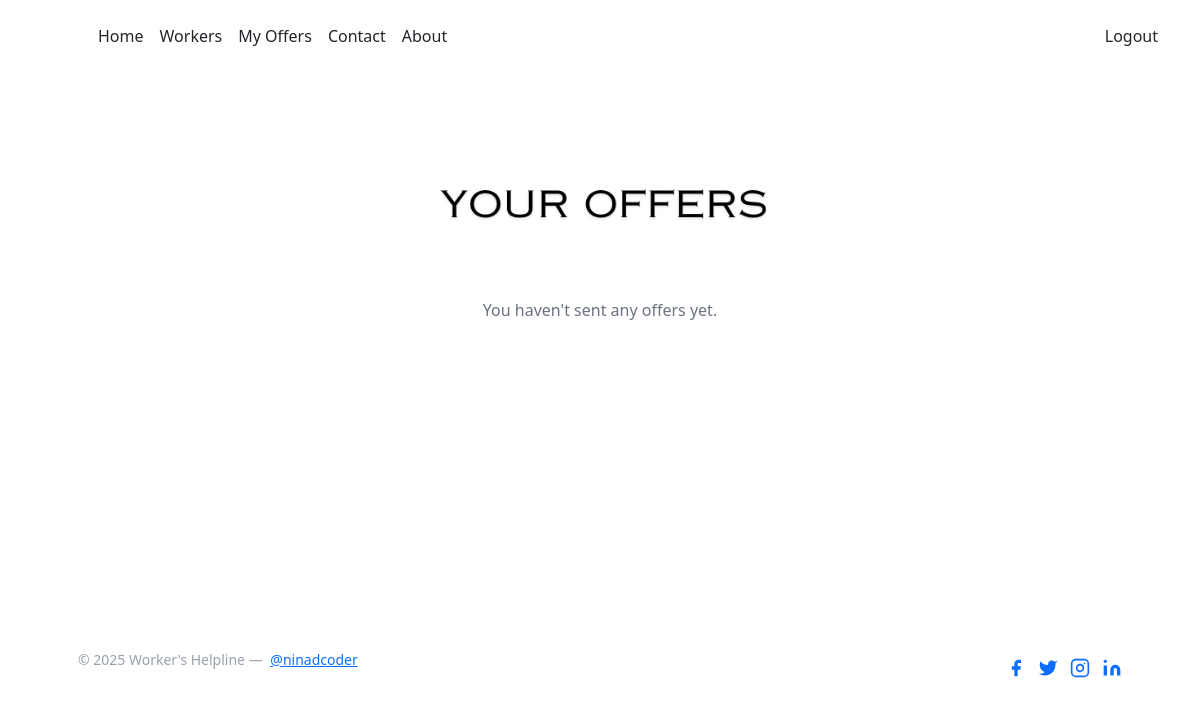
Before: /workers/hirer-offers/ (signed in) with the older database file.
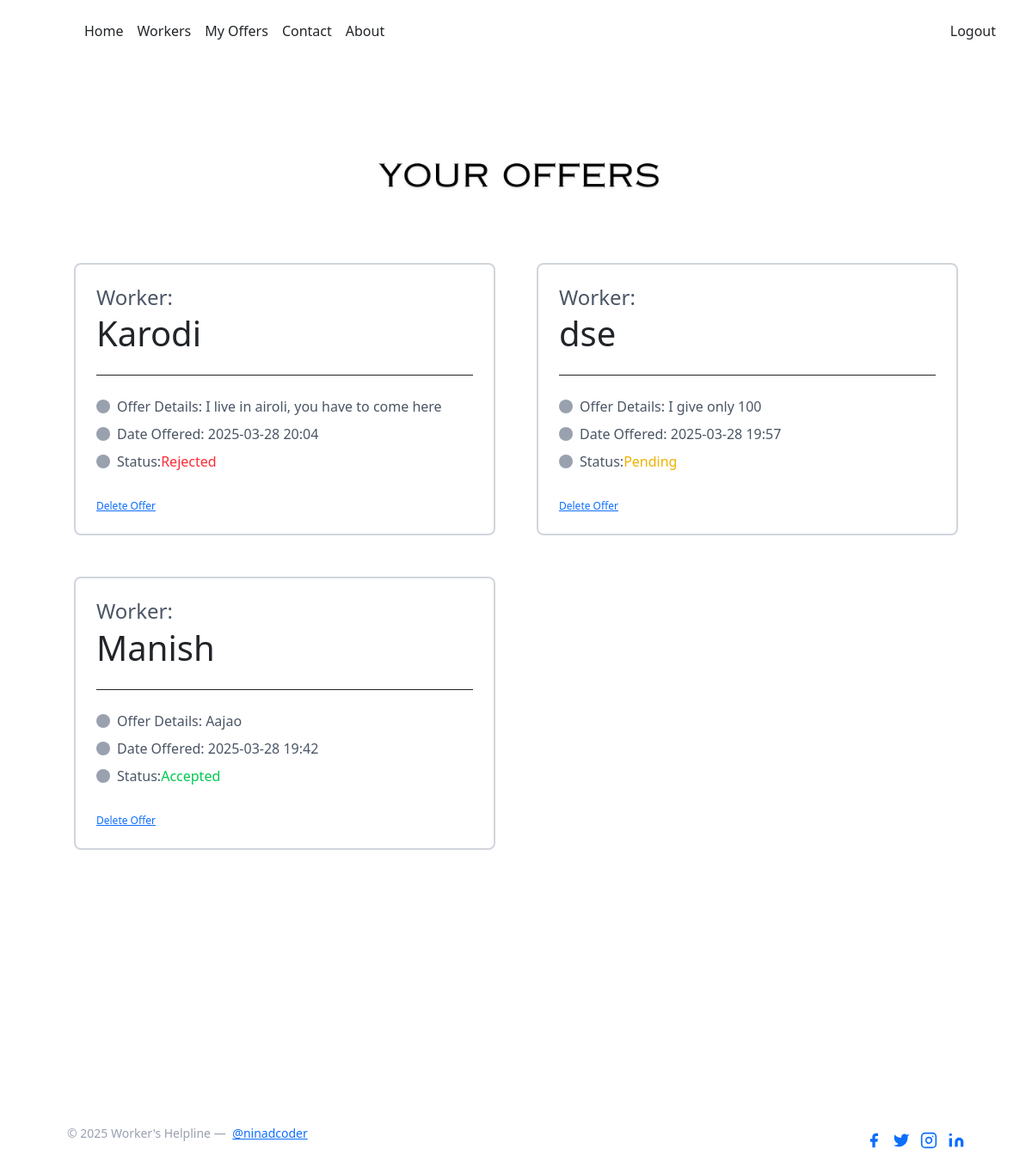
After: the same page with the newer database file.
### workers_board/models.py (models this page shows, shortened)
class HireOffer(models.Model):
    hirer = models.ForeignKey(
        settings.AUTH_USER_MODEL,
        on_delete=models.CASCADE,
        related_name='offers_sent'
    )
    worker = models.ForeignKey(
        settings.AUTH_USER_MODEL,
        on_delete=models.CASCADE,
        related_name='offers_received'
    )
    offer_details = models.TextField(blank=True, null=True)
    date_offered = models.DateTimeField(auto_now_add=True)
    status = models.CharField(max_length=10, choices=STATUS_CHOICES, default='pending')

### workers_board/views.py (the view)
# urls.py: path('hirer-offers/', hirer_offers, name='hirer_offers'),
@login_required
def hirer_offers(request):
    if request.user.profile.role != 'hirer':
        return redirect('index')
    offers = HireOffer.objects.filter(hirer=request.user).order_by('-date_offered')
    return render(request, 'hirer_offers.html', {'offers': offers})

### templates/hirer_offers.html (shortened to what this page needs)
{% extends 'base.html' %}
{% block body %}
<section class="text-gray-600 body-font overflow-hidden">
  <div class="container px-5 py-24 mx-auto">
    <div class="flex flex-col text-center w-full mb-12">
      <img
        src="/static/yo.png"
        alt="Description"
        class="mx-auto w-full md:w-1/2 h-auto rounded"
      >
    </div>
    {% if offers %}
      <div class="flex flex-wrap -m-4">
        {% for offer in offers %}
          <div class="p-4 xl:w-1/4 md:w-1/2 w-full">
            <div class="h-full p-6 rounded-lg border-2 border-gray-300 flex flex-col relative overflow-hidden">
              <h4 class="text-sm title-font mb-1 font-medium">Worker:</h4>
              <h1 class="text-5xl text-dark pb-4 mb-4 border-b border-dark leading-none">{{ offer.worker.username }}</h1>
              <p class="flex items-center text-gray-600 mb-2">
                <span class="w-4 h-4 mr-2 inline-flex items-center justify-center bg-gray-400 text-white rounded-full flex-shrink-0">
                </span>Offer Details: {{ offer.offer_details }}
              </p>
              <p class="flex items-center text-gray-600 mb-2">
                <span class="w-4 h-4 mr-2 inline-flex items-center justify-center bg-gray-400 text-white rounded-full flex-shrink-0">
                </span>Date Offered: {{ offer.date_offered|date:"Y-m-d H:i" }}
              </p>
              <p class="flex items-center text-gray-600 mb-6">
                <span class="w-4 h-4 mr-2 inline-flex items-center justify-center bg-gray-400 text-white rounded-full flex-shrink-0">
                </span>Status:
                {% if offer.status == 'accepted' %}
                  <span class="text-green-500">Accepted</span>
                {% elif offer.status == 'rejected' %}
                  <span class="text-red-500">Rejected</span>
                {% else %}
                  <span class="text-yellow-500">Pending</span>
                {% endif %}
              </p>
              <a href="{% url 'delete_offer' offer.id %}" class="text-xs text-red-500 mt-3">Delete Offer</a>
            </div>
          </div>
        {% endfor %}
      </div>
    {% else %}
      <p class="text-center text-gray-500">You haven't sent any offers yet.</p>
    {% endif %}
  </div>
</section>
{% endblock body %}

### templates/base.html (shortened to what this page needs)
<!doctype html>
{% load static %}
<html lang="en">
  <head>
    <script src="https://cdn.jsdelivr.net/npm/@tailwindcss/browser@4"></script>
    <link href="https://cdn.jsdelivr.net/npm/bootstrap@5.3.3/dist/css/bootstrap.min.css" rel="stylesheet">
  </head>
  <header class="p-3">
    <div class="container">
      <div class="d-flex flex-wrap align-items-center justify-content-center justify-content-lg-start">
        <a href="/" class="d-flex align-items-center mb-2 mb-lg-0 text-dark text-decoration-none">
          <svg class="bi me-2" width="40" height="32" role="img" aria-label="Bootstrap">
            <use xlink:href="#bootstrap"></use>
          </svg>
        </a>
        <ul class="nav col-12 col-lg-auto me-lg-auto mb-2 justify-content-center mb-md-0">
          <li><a href="/index" class="nav-link px-2 text-dark fancy-hover">Home</a></li>
          {% if request.user.is_authenticated %}
            {% if request.user.profile.role == 'hirer' %}
              <li><a href="{% url 'workers' %}" class="nav-link px-2 text-dark fancy-hover">Workers</a></li>
              <li><a href="{% url 'hirer_offers' %}" class="nav-link px-2 text-dark fancy-hover">My Offers</a></li>
            {% elif request.user.profile.role == 'worker' %}
              <li><a href="{% url 'worker_offers' %}" class="nav-link px-2 text-dark fancy-hover">Offers</a></li>
            {% endif %}
          {% endif %}
          <li><a href="/contact" class="nav-link px-2 text-dark fancy-hover">Contact</a></li>
          <li><a href="/about" class="nav-link px-2 text-dark fancy-hover">About</a></li>
        </ul>
        <div class="text-end">
          <div class="text-end">
            <form action="{% url 'logout' %}" method="post">
              <h7><button type="submit" class="text-dark fancy-hover">Logout</button></h7>
            </form>
          </div>
      </div>
    </div>
  </header>
  <body>
    {% block body %}{% endblock body %}
    <footer class="text-gray-400 body-font">
      <div class="container px-5 py-24 mx-auto flex md:items-center lg:items-start md:flex-row md:flex-nowrap flex-wrap flex-col">
      </div>
      <div class=" bg-opacity-75">
        <div class="container mx-auto py-4 px-5 flex flex-wrap flex-col sm:flex-row">
          <p class="text-gray-400 text-sm text-center sm:text-left">© 2025 Worker's Helpline —
            <a href="https://github.com/NinadCoder" rel="noopener noreferrer" class="text-gray-500 ml-1 fancy-hover" target="_blank">@ninadcoder</a>
          </p>
          <span class="inline-flex sm:ml-auto sm:mt-0 mt-2 justify-center sm:justify-start">
            <a class="text-gray-400">
              <svg fill="currentColor" stroke-linecap="round" stroke-linejoin="round" stroke-width="2" class="w-5 h-5 fancy-hover" viewBox="0 0 24 24">
                <path d="M18 2h-3a5 5 0 00-5 5v3H7v4h3v8h4v-8h3l1-4h-4V7a1 1 0 011-1h3z"></path>
              </svg>
            </a>
            <a class="ml-3 text-gray-400">
            </a>
            <a class="ml-3 text-gray-400">
              <svg fill="none" stroke="currentColor" stroke-linecap="round" stroke-linejoin="round" stroke-width="2" class="w-5 h-5 fancy-hover " viewBox="0 0 24 24">
                <rect width="20" height="20" x="2" y="2" rx="5" ry="5"></rect>
                <path d="M16 11.37A4 4 0 1112.63 8 4 4 0 0116 11.37zm1.5-4.87h.01"></path>
              </svg>
            </a>
            <a class="ml-3 text-gray-400">
            </a>
          </span>
        </div>
      </div>
    </footer>
</html>

Changed rows visible on the page:
added HireOffer: worker.username "Karodi", offer_details "I live in airoli, you have to come here", date_offered "2025-03-28 20:04", status "Rejected"
added HireOffer: worker.username "dse", offer_details "I give only 100", date_offered "2025-03-28 19:57", status "Pending"
added HireOffer: worker.username "Manish", offer_details "Aajao", date_offered "2025-03-28 19:42", status "Accepted"
Other visible differences:
text no longer shown: "You haven't sent any offers yet."
